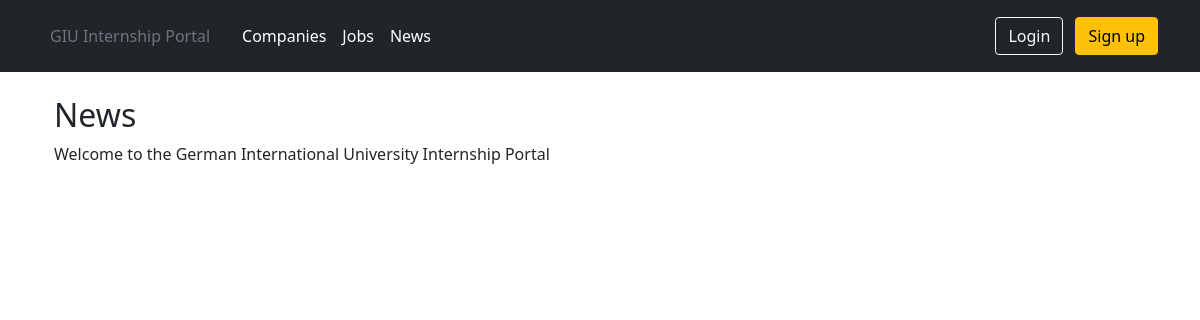
The page /news/ on the database as committed earlier.
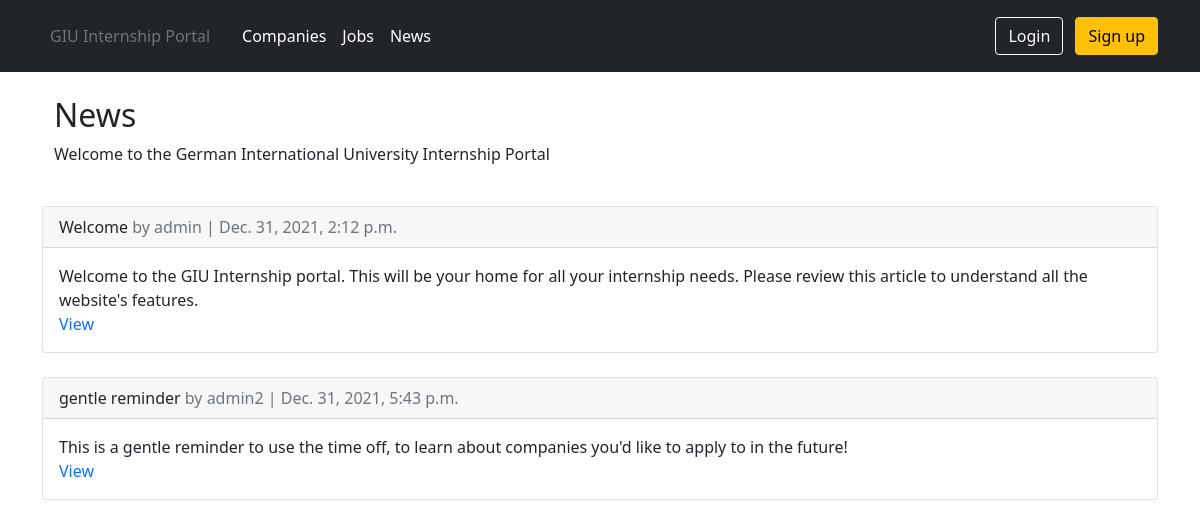
The same page on the database as committed later.
### news/models.py (models this page shows, shortened)
class Article(models.Model):
    title = models.CharField(max_length=255)
    body = models.TextField()
    date = models.DateTimeField(auto_now_add=True)
    author = models.ForeignKey(get_user_model(), on_delete=models.CASCADE)

### users/models.py (models this page shows)
class User(AbstractUser):
    is_student = models.BooleanField(default=False)
    is_employer = models.BooleanField(default=False)
    is_admin = models.BooleanField(default=False)
    is_faculty_representative = models.BooleanField(default=False)
    is_academic_advisor = models.BooleanField(default=False)
    is_career_office_coordinator = models.BooleanField(default=False)

### news/views.py (the view)
# urls.py: path('', ArticleListView.as_view(), name='article_list'),
class ArticleListView(ListView):
    model = Article
    template_name = 'news/article_list.html'
    context_object_name = 'article_list_view'

### templates/news/article_list.html (shortened to what this page needs)
{% extends 'base.html' %}
{% block content %}
    <div class="Jumbotron">
        <div class="container">
            <h2>News</h2>
            <p>Welcome to the German International University Internship Portal</p>
        </div>
    </div>
    <br>
    {% for article in article_list_view %}
        <div class="card">
            <div class="card-header">
                <span class="font-weight-bold">{{ article.title }}</span>
                <span class="text-muted">by {{ article.author }} | {{ article.date }}</span>
            </div>
            <div class="card-body">
                {{ article.body }}
                {% if article.author ==  user %}
                    <br>
                    <br>
                    <a class="no_underline" href="{% url 'article_edit' article.pk %}">Edit</a> |
                    <a class="no_underline" href="{% url 'article_delete' article.pk %}">Delete</a>
                {% else %}
                    <br>
                    <a class="no_underline" href="{% url 'article_detail' article.pk %}">View</a>
                {% endif %}
            </div>
        </div>
        <br>
    {% endfor %}
{% endblock content %}

Rows that differ between the two databases and show on the page:
added Article: title "Welcome", author "admin", date "Dec. 31, 2021, 2:12 p.m.", body "Welcome to the GIU Internship portal. This will be your home for all your internship needs. Please review this article to understand all the website's features.", shows "View"
added Article: title "gentle reminder", author "admin2", date "Dec. 31, 2021, 5:43 p.m.", body "This is a gentle reminder to use the time off, to learn about companies you'd like to apply to in the future!", shows "View"
